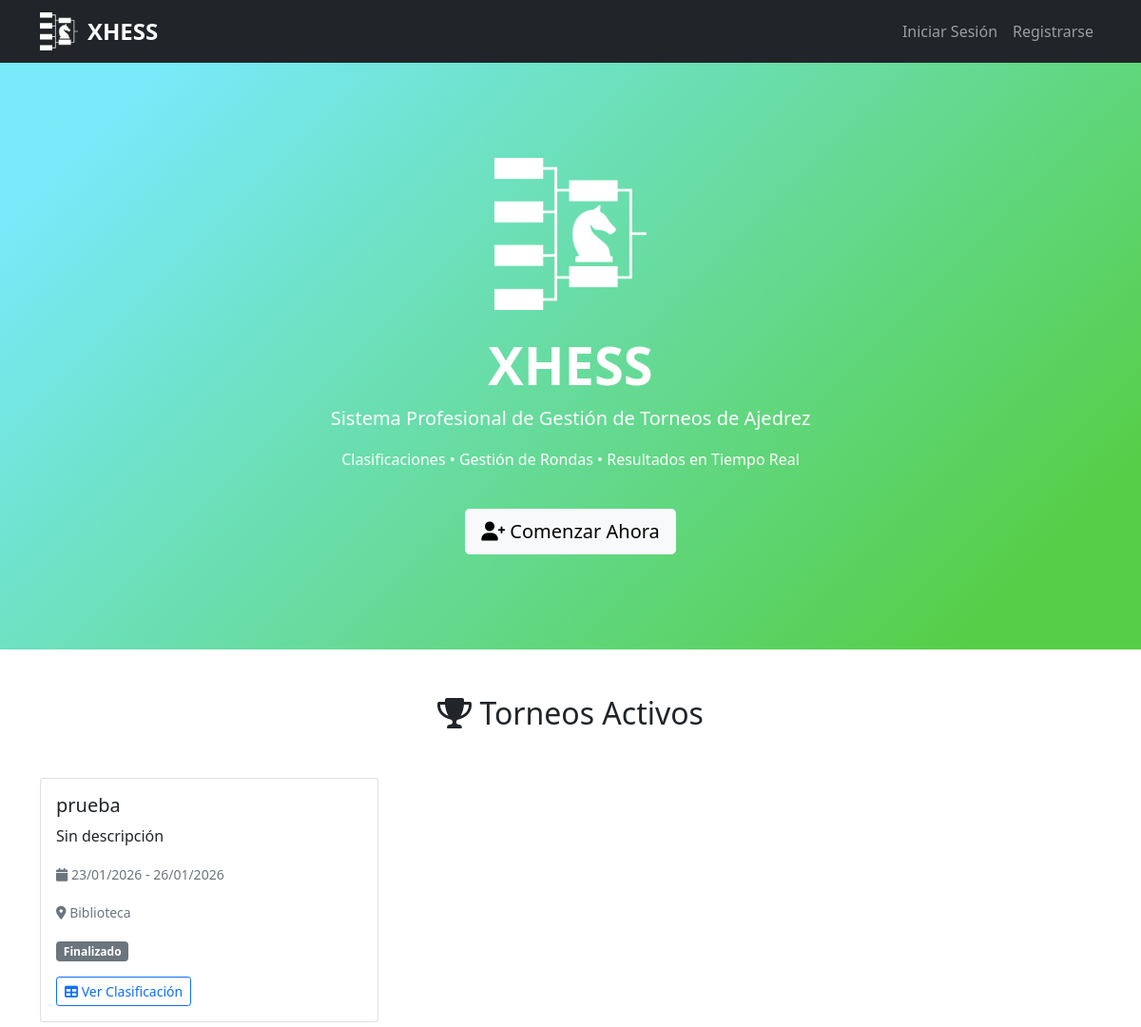
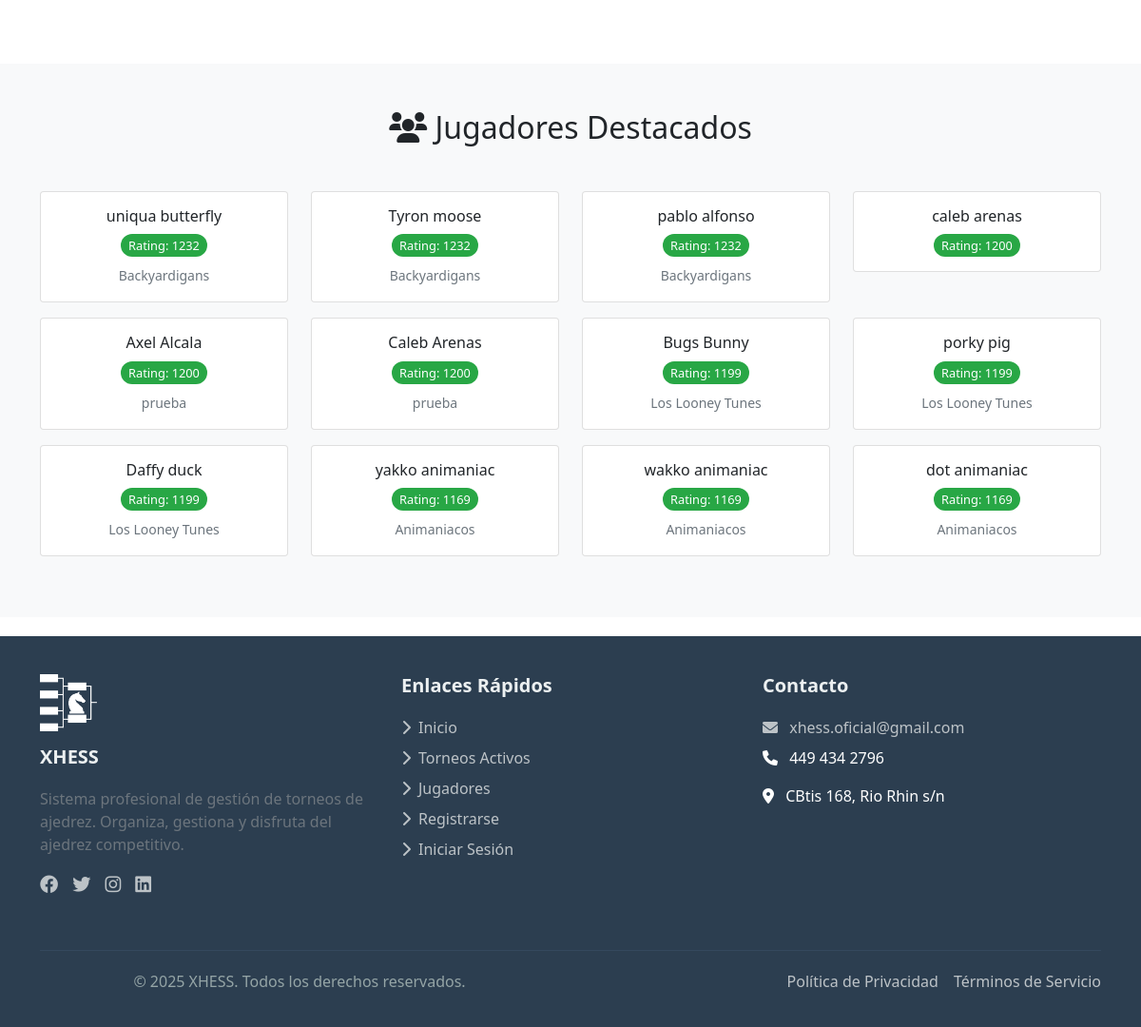
The page / on the database its author committed (2 pictures, top to bottom).
### tables this page shows
CREATE TABLE `torneos` (
  `id_torneo` int(11) NOT NULL,
  `nombre` varchar(200) NOT NULL,
  `descripcion` text DEFAULT NULL,
  `tipo` enum('individual','equipos') DEFAULT 'equipos',
  `sistema` enum('round_robin','suizo','eliminacion','round_robin_ponderado') DEFAULT 'round_robin',
  `condicion` enum('pendiente','en_progreso','finalizado') DEFAULT 'pendiente',
  `nro_tableros` int(11) DEFAULT 4,
  `fecha_inicio` date DEFAULT NULL,
  `fecha_fin` date DEFAULT NULL,
  `ubicacion` varchar(255) DEFAULT NULL,
  `ciudad` varchar(100) DEFAULT NULL,
  `provincia` varchar(100) DEFAULT NULL,
  `pais` varchar(100) DEFAULT 'México',
  `id_cuenta` int(11) DEFAULT NULL,
  `ritmo_tiempo` varchar(50) DEFAULT NULL,
  `id_club` int(11) DEFAULT NULL,
  `created_at` datetime DEFAULT current_timestamp(),
  `updated_at` datetime DEFAULT NULL ON UPDATE current_timestamp()
);

CREATE TABLE `jugadores` (
  `id_jugador` int(11) NOT NULL,
  `nombre` varchar(100) NOT NULL,
  `apellido` varchar(100) DEFAULT NULL,
  `rating` int(11) DEFAULT 1200,
  `id_equipo` int(11) DEFAULT NULL,
  `id_cuenta` int(11) DEFAULT NULL,
  `fecha_nacimiento` date DEFAULT NULL,
  `sexo` enum('M','F','O') DEFAULT NULL,
  `avatar_url` varchar(255) DEFAULT NULL,
  `activo` tinyint(1) DEFAULT 1,
  `created_at` datetime DEFAULT current_timestamp(),
  `updated_at` datetime DEFAULT NULL ON UPDATE current_timestamp()
);

CREATE TABLE `equipos` (
  `id_equipo` int(11) NOT NULL,
  `nombre` varchar(150) NOT NULL,
  `id_club` int(11) DEFAULT NULL,
  `id_coach` int(11) DEFAULT NULL,
  `id_creador` int(11) NOT NULL,
  `avatar_url` varchar(255) DEFAULT NULL,
  `created_at` datetime DEFAULT current_timestamp(),
  `updated_at` datetime DEFAULT NULL ON UPDATE current_timestamp(),
  `es_capitan` tinyint(1) DEFAULT 0
);

### classes/Database.php (called while the page is built, shortened)
<?php
class Database {
    private static $instance = null;
    private $pdo;
    private function __construct() {
        try {
            $this->pdo = new PDO(
                "mysql:host=127.0.0.1;dbname=xhess;charset=utf8mb4",
                "root",
                "",
                [
                    PDO::ATTR_ERRMODE => PDO::ERRMODE_EXCEPTION,
                    PDO::ATTR_DEFAULT_FETCH_MODE => PDO::FETCH_ASSOC
                ]
            );
        } catch (PDOException $e) {
            error_log("Error de conexión: " . $e->getMessage());
            die("Error de conexión a la base de datos");
        }
    }
    public static function getInstance() {
        if (self::$instance === null) {
            self::$instance = new self();
        }
        return self::$instance;
    }
    public function getConnection() {
        return $this->pdo;
    }
}

### sistema_xhess.php (called while the page is built, shortened)
<?php
require_once __DIR__ . '/classes/Database.php';
require_once __DIR__ . '/classes/JugadorManager.php';
require_once __DIR__ . '/classes/TorneoManager.php';
class XhessSystem {
    private $jugador;
    private $torneo;
    public function __construct() {
        $this->jugador = new JugadorManager();
        $this->torneo = new TorneoManager();
    }
    public function getJugadoresPublicos() {
        return $this->jugador->obtenerPublicos();
    }
    public function getTorneosPublicos() {
        return $this->torneo->obtenerPublicos();
    }
}
$sistema = new XhessSystem();
?>

### classes/TorneoManager.php (called while the page is built, shortened)
<?php
require_once 'Database.php';
class TorneoManager {
    private $pdo;
    public function __construct() {
        $this->pdo = Database::getInstance()->getConnection();
    }
    public function obtenerPublicos() {
        $torneos = $this->pdo->query("
            SELECT t.*, c.nombre as club_nombre
            FROM torneos t
            LEFT JOIN clubes c ON t.id_club = c.id_club
            WHERE t.condicion IN ('pendiente', 'en_progreso', 'finalizado')
            ORDER BY
                CASE WHEN t.condicion = 'en_progreso' THEN 1
                     WHEN t.condicion = 'pendiente' THEN 2
                     WHEN t.condicion = 'finalizado' THEN 3 END,
                t.fecha_inicio DESC
            LIMIT 20
        ")->fetchAll();
        foreach ($torneos as &$torneo) {
            $this->actualizarEstado($torneo['id_torneo']);
        }
        return $torneos;
    }
    public function actualizarEstado($id_torneo) {
        $stmt = $this->pdo->prepare("SELECT * FROM torneos WHERE id_torneo = ?");
        $stmt->execute([$id_torneo]);
        $torneo = $stmt->fetch();
        $hoy = date('Y-m-d');
        $nuevoEstado = $torneo['condicion'];
        if ($hoy < $torneo['fecha_inicio']) {
            $nuevoEstado = 'pendiente';
        } elseif ($hoy >= $torneo['fecha_inicio'] && $hoy <= $torneo['fecha_fin']) {
            $nuevoEstado = 'en_progreso';
        } elseif ($hoy > $torneo['fecha_fin']) {
            $nuevoEstado = 'finalizado';
        }
        return $nuevoEstado;
    }
}

### classes/JugadorManager.php (called while the page is built, shortened)
<?php
require_once 'Database.php';
class JugadorManager {
    private $pdo;
    public function __construct() {
        $this->pdo = Database::getInstance()->getConnection();
    }
    public function obtenerPublicos($limite = 12) {
        return $this->pdo->query("
            SELECT j.*, e.nombre as equipo_nombre
            FROM jugadores j
            LEFT JOIN equipos e ON j.id_equipo = e.id_equipo
            WHERE j.activo = 1
            ORDER BY j.rating DESC
            LIMIT {$limite}
        ")->fetchAll();
    }
}

### index.php (the view, shortened to what this page needs)
<?php
require_once 'sistema_xhess.php';
?>
<!DOCTYPE html>
<html lang="es">
<head>
    <link href="https://cdn.jsdelivr.net/npm/bootstrap@5.1.3/dist/css/bootstrap.min.css" rel="stylesheet">
    <link href="https://cdnjs.cloudflare.com/ajax/libs/font-awesome/6.0.0/css/all.min.css" rel="stylesheet">
    <link rel="stylesheet" href="style.css">
</head>
<body>
    <div class="main-content">
        <?php include 'includes/navbar.php'; ?>
        <?php include 'includes/inicio.php'; ?>
        <section class="container py-5">
            <h2 class="text-center mb-5"><i class="fas fa-trophy"></i> Torneos Activos</h2>
            <div class="row">
                <?php
                $torneos = $sistema->getTorneosPublicos();
                if (empty($torneos)): ?>
                    <div class="col-12 text-center">
                        <p class="text-muted">No hay torneos activos en este momento.</p>
                    </div>
                <?php else: ?>
                    <?php foreach ($torneos as $torneo): ?>
                        <div class="col-md-4 mb-4">
                            <div class="card card-hover h-100">
                                <div class="card-body">
                                    <h5 class="card-title"><?= htmlspecialchars($torneo['nombre']) ?></h5>
                                    <p class="card-text"><?= htmlspecialchars($torneo['descripcion'] ?: 'Sin descripción') ?></p>
                                    <p class="card-text">
                                        <small class="text-muted">
                                            <i class="fas fa-calendar"></i>
                                            <?= date('d/m/Y', strtotime($torneo['fecha_inicio'])) ?> -
                                            <?= date('d/m/Y', strtotime($torneo['fecha_fin'])) ?>
                                        </small>
                                    </p>
                                    <p class="card-text">
                                        <small class="text-muted">
                                            <i class="fas fa-map-marker-alt"></i>
                                            <?= htmlspecialchars($torneo['ubicacion'] ?: 'Ubicación no especificada') ?>
                                        </small>
                                    </p>
                                    <span class="badge bg-<?= $torneo['condicion'] == 'en_progreso' ? 'success' : ($torneo['condicion'] == 'finalizado' ? 'secondary' : 'warning') ?>">
                                        <?= $torneo['condicion'] == 'en_progreso' ? 'En Progreso' : ($torneo['condicion'] == 'finalizado' ? 'Finalizado' : 'Pendiente') ?>
                                    </span>
                                    <div class="mt-3">
                                        <button class="btn btn-sm btn-outline-primary"
                                                onclick="verClasificacion(<?= $torneo['id_torneo'] ?>, '<?= htmlspecialchars($torneo['nombre']) ?>')">
                                            <i class="fas fa-table"></i> Ver Clasificación
                                        </button>
                                    </div>
                                </div>
                            </div>
                        </div>
                    <?php endforeach; ?>
                <?php endif; ?>
            </div>
        </section>
        <section class="bg-light py-5">
            <div class="container">
                <h2 class="text-center mb-5"><i class="fas fa-users"></i> Jugadores Destacados</h2>
                <div class="row">
                    <?php
                    $jugadores = $sistema->getJugadoresPublicos();
                    if (empty($jugadores)): ?>
                        <div class="col-12 text-center">
                            <p class="text-muted">No hay jugadores registrados.</p>
                        </div>
                    <?php else: ?>
                        <?php foreach ($jugadores as $jugador): ?>
                            <div class="col-md-3 mb-3">
                                <div class="card card-hover">
                                    <div class="card-body text-center">
                                        <h6 class="card-title"><?= htmlspecialchars($jugador['nombre'] . ' ' . ($jugador['apellido'] ?? '')) ?></h6>
                                        <span class="rating-badge">Rating: <?= $jugador['rating'] ?></span>
                                        <?php if (!empty($jugador['equipo_nombre'])): ?>
                                            <p class="card-text mt-2">
                                                <small class="text-muted"><?= htmlspecialchars($jugador['equipo_nombre']) ?></small>
                                            </p>
                                        <?php endif; ?>
                                    </div>
                                </div>
                            </div>
                        <?php endforeach; ?>
                    <?php endif; ?>
                </div>
            </div>
        </section>
    </div>
    <?php include 'includes/footer.php'; ?>
</body>
</html>

### rows shown on the page
torneos: nombre "prueba", descripcion "Sin descripción", fecha_inicio "23/01/2026", fecha_fin "26/01/2026", ubicacion "Biblioteca", condicion "Finalizado"
jugadores: nombre+apellido "uniqua butterfly", rating "1232", id_equipo.nombre "Backyardigans"
jugadores: nombre+apellido "Tyron moose", rating "1232", id_equipo.nombre "Backyardigans"
jugadores: nombre+apellido "pablo alfonso", rating "1232", id_equipo.nombre "Backyardigans"
jugadores: nombre+apellido "caleb arenas", rating "1200"
jugadores: nombre+apellido "Axel Alcala", rating "1200", id_equipo.nombre "prueba"
jugadores: nombre+apellido "Caleb Arenas", rating "1200", id_equipo.nombre "prueba"
jugadores: nombre+apellido "Bugs Bunny", rating "1199", id_equipo.nombre "Los Looney Tunes"
jugadores: nombre+apellido "porky pig", rating "1199", id_equipo.nombre "Los Looney Tunes"
jugadores: nombre+apellido "Daffy duck", rating "1199", id_equipo.nombre "Los Looney Tunes"
jugadores: nombre+apellido "yakko animaniac", rating "1169", id_equipo.nombre "Animaniacos"
jugadores: nombre+apellido "wakko animaniac", rating "1169", id_equipo.nombre "Animaniacos"
jugadores: nombre+apellido "dot animaniac", rating "1169", id_equipo.nombre "Animaniacos"
